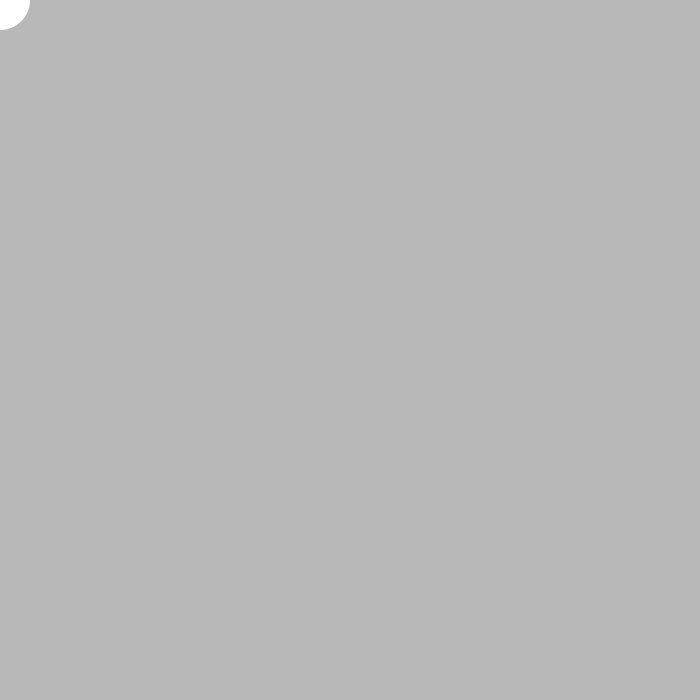
Frame 1 (no input)
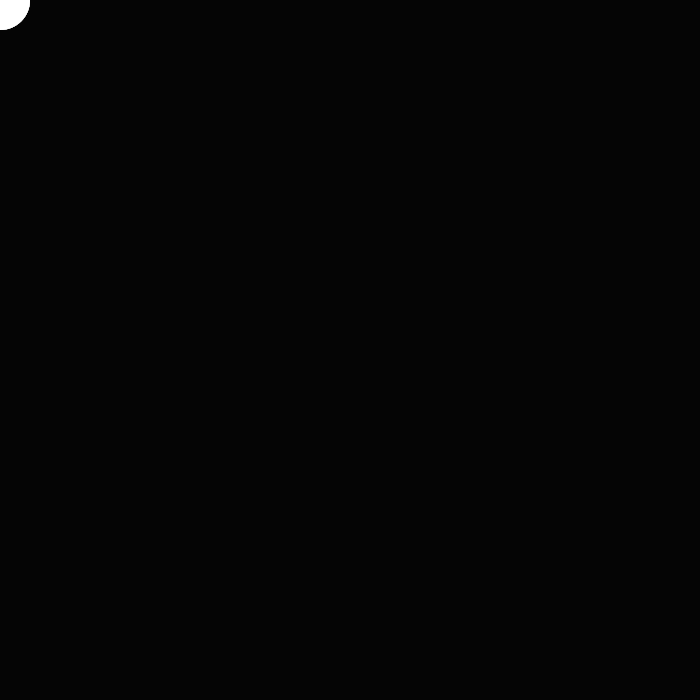
Frame 60 (the mouse pressed at the canvas centre just before this capture)
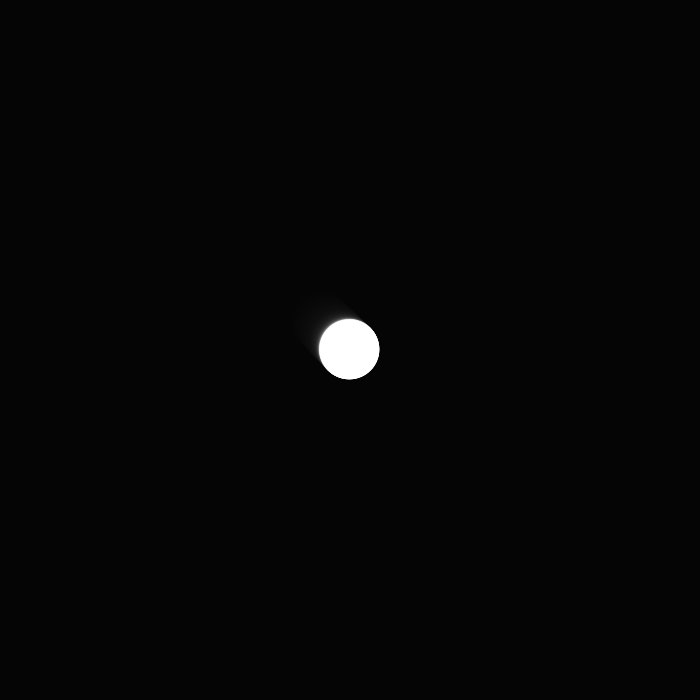
Frame 120 (the mouse held since frame 60 and released just before this capture)

The Processing sketch that drew these frames (run headless with seeded random() and noise(); from frame 60 on, the mouse is pressed at the canvas centre):

// Processing sketch: sketch_03_6
// ── sketch_03_6.pde
//EFFETTO SCIA
float x,y;
void setup(){
  size(700,700);
  noStroke();
  //frameRate(5);
}
void draw(){
  //background(0);
  fill(0,25);
  rect(0,0,width,height);
  x=lerp(x,mouseX,0.1);
  y=lerp(y,mouseY,0.1);
  fill(255);
  ellipse(x,y,60,60);

}
